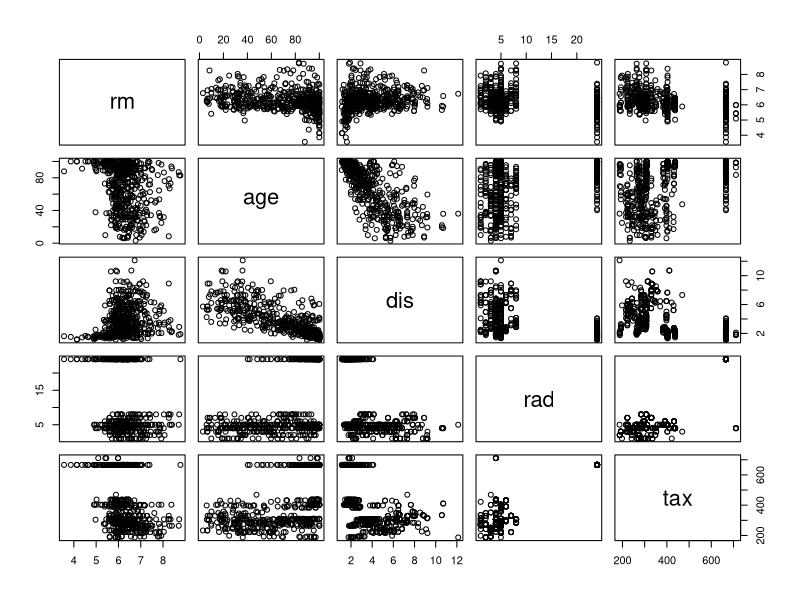
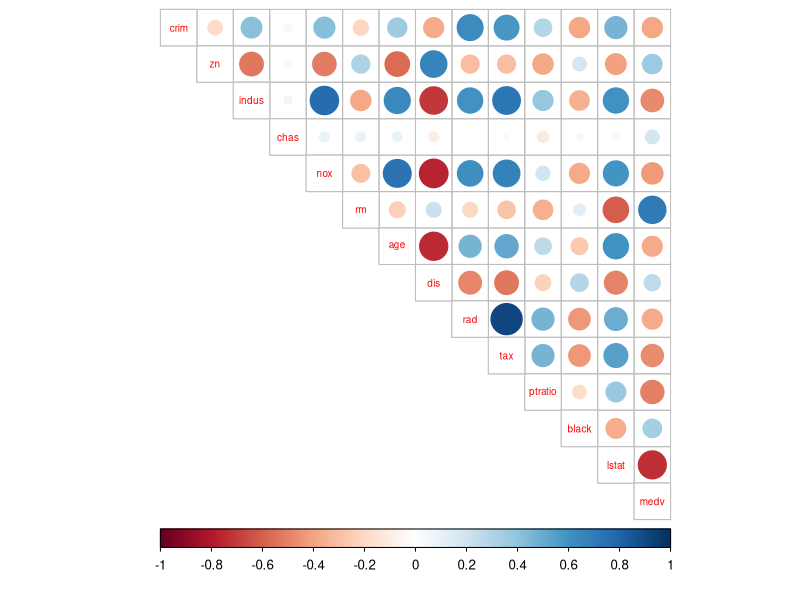
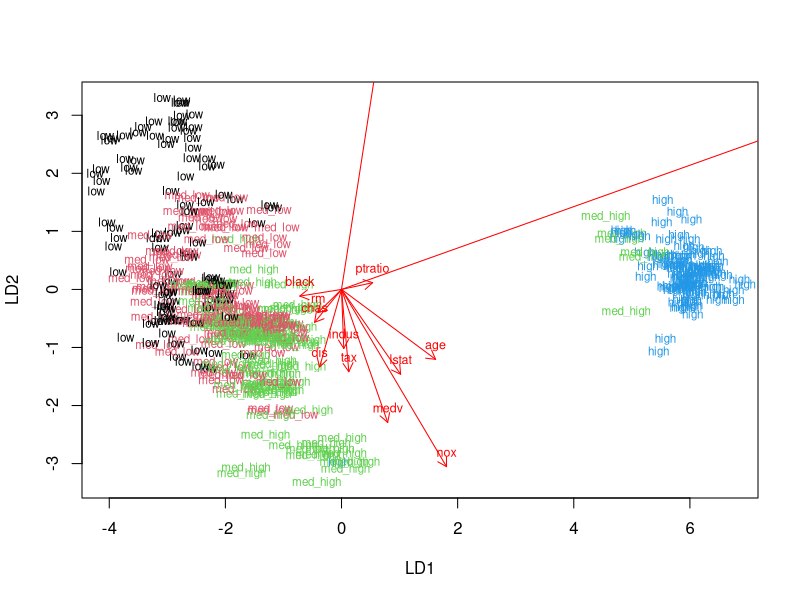
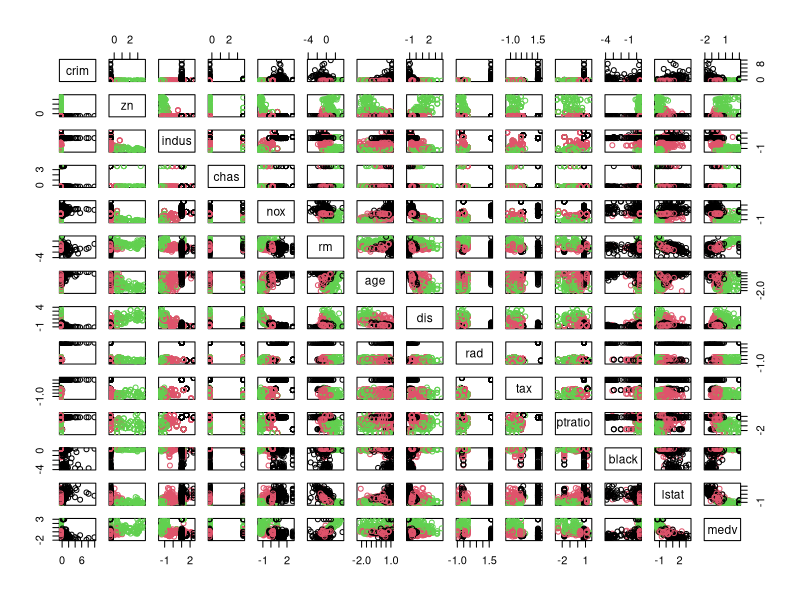
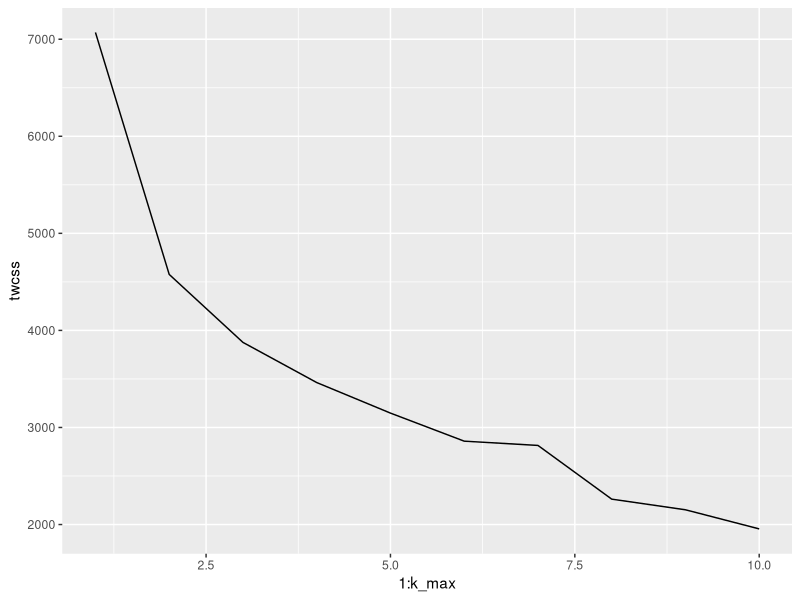
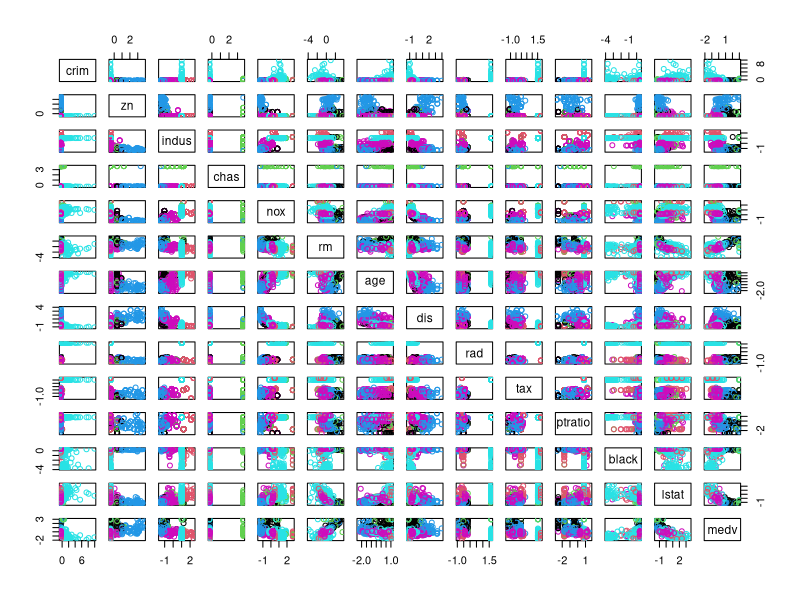

Reproduce these figures in R, in order.
## ---- chunk 1
library(MASS)
library(corrplot)
library(tidyverse)
library(ggplot2)
## ---- chunk 2
# load the data
data("Boston")

# explore the dataset
str(Boston)
summary(Boston)
## ---- chunk 3
pairs(Boston[,6:10])
## ---- chunk 4
# calculate the correlation matrix and round it
cor_matrix<-cor(Boston) %>% round(2)

# print the correlation matrix
cor_matrix

# visualize the correlation matrix
corrplot(cor_matrix, method="circle", type = "upper",cl.pos = "b", tl.pos = "d", tl.cex = 0.6)
## ---- chunk 5
boston_scaled <- scale(Boston)

# summaries of the scaled variables
summary(boston_scaled)

# change the object to data frame

boston_scaled <- as.data.frame(boston_scaled)

## ---- chunk 6
# summary of the scaled crime rate
summary(Boston$crim)
# create a quantile vector of crim and print it
bins <- quantile(boston_scaled$crim)
bins

# create a categorical variable 'crime'
crime <- cut(boston_scaled$crim, breaks = bins, include.lowest = TRUE, label = c("low","med_low","med_high","high"))

# look at the table of the new factor crime
table(crime)

# remove original crim from the dataset
boston_scaled <- dplyr::select(boston_scaled, -crim)

# add the new categorical value to scaled data
boston_scaled <- data.frame(boston_scaled, crime)
## ---- chunk 7
#Divide and conquer: train and test sets

# boston_scaled is available

# number of rows in the Boston dataset 
n <- nrow(boston_scaled)

# choose randomly 80% of the rows
ind <- sample(n,  size = n * 0.8)

# create train set
train <- boston_scaled[ind,]

# create test set 
test <- boston_scaled[-ind,]

# save the correct classes from test data
correct_classes <- test$crime

# remove the crime variable from test data
test <- dplyr::select(test, -crime)

## ---- chunk 8
# Linear Discriminant analysis

# MASS and train are available

# linear discriminant analysis
lda.fit <- lda(crime ~., data = train)

# print the lda.fit object
lda.fit

# the function for lda biplot arrows
lda.arrows <- function(x, myscale = 1, arrow_heads = 0.1, color = "red", tex = 0.75, choices = c(1,2)){
  heads <- coef(x)
  arrows(x0 = 0, y0 = 0, 
         x1 = myscale * heads[,choices[1]], 
         y1 = myscale * heads[,choices[2]], col=color, length = arrow_heads)
  text(myscale * heads[,choices], labels = row.names(heads), 
       cex = tex, col=color, pos=3)
}

# target classes as numeric
classes <- as.numeric(train$crime)

# plot the lda results
plot(lda.fit, dimen = 2, col = classes,pch = classes)
lda.arrows(lda.fit, myscale = 5)
## ---- chunk 9
#Predict LDA

# lda.fit, correct_classes and test are available

# predict classes with test data
lda.pred <- predict(lda.fit, newdata = test)

# cross tabulate the results
table(correct = correct_classes, predicted = lda.pred$class)

## ---- chunk 10
data('Boston')
Boston = scale(Boston)
# euclidean distance matrix
dist_eu <- dist(Boston)

# look at the summary of the distances
summary(dist_eu)

# manhattan distance matrix
dist_man <- dist(Boston, method = "manhattan")

# look at the summary of the distances
summary(dist_man)

#K-means clustering

# Boston dataset is available

# k-means clustering
km <-kmeans(Boston, centers = 3)

# plot the Boston dataset with clusters
pairs(Boston, col = km$cluster)

#K-means: determine the k
# MASS, ggplot2 and Boston dataset are available
set.seed(123)

# determine the number of clusters
k_max <- 10

# calculate the total within sum of squares
twcss <- sapply(1:k_max, function(k){kmeans(Boston, k)$tot.withinss})

# visualize the results
qplot(x = 1:k_max, y = twcss, geom = 'line')

# k-means clustering
km <-kmeans(Boston, centers = 6)

# plot the Boston dataset with clusters
pairs(Boston, col = km$cluster)

